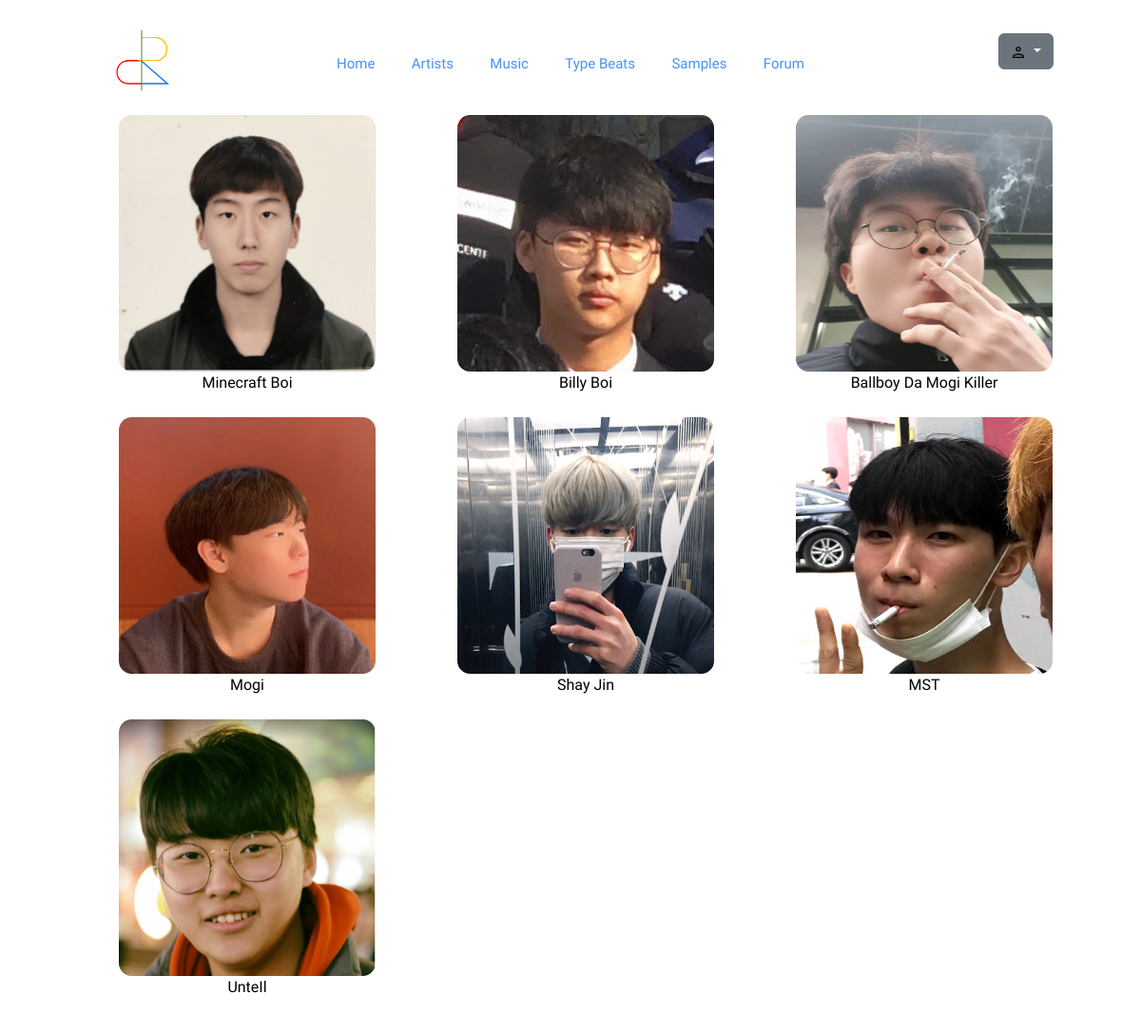
Page /ercf/artists on the committed database.
### ercf/models.py (models this page shows)
class Artist(models.Model):
    name = models.TextField()
    picture = models.ImageField(upload_to="images/")
    picture_url = models.TextField(null=True, default="?")
    appearsOn = models.TextField()

### ercf/views.py (the view)
# urls.py: path('artists', views.artists, name='artists'),
def artists(request):
    artists =  Artist.objects.all()
    for artist in artists:
        artist.picture_url = "/ercf" + artist.picture.url
    context = {"artists": artists}
    return render(request, "ercf/artists.html", context)

### ercf/templates/ercf/artists.html (shortened to what this page needs)
{% extends "ercf/layout.html" %}
{% load static %}
{% block body %}
<link rel="stylesheet" type="text/css" href="{% static 'styles/style.css' %}">
<div class="body" style="margin-top:-100px;">
    <ul>
            {% for artist in artists %}
                <li>
                <button id="myBtn" onclick="btn('{{ artist.name }}', '{{ artist.appearsOn }}')">
                    <img src="{{ artist.picture_url }}">
                    <p>{{ artist.name }}</p>
                </button>
                </li>
            {% endfor %}
    </ul>
</div>
{% endblock %}

### ercf/static/styles/style.css (style rules this page uses)
body { font-family: 'Tiro Kannada', serif; }

### ercf/templates/ercf/artists.html (style rules this page uses)
ul { display: grid; grid-gap: 0px; padding: 20; margin-left: 50px; margin-right: 50px; grid-template-columns: repeat(auto-fill, minmax(300px, 1fr)); list-style: none; }
ul li { display: flex; flex-flow: row wrap; justify-content: center; border: 3px solid white; }
img { width: 270px; height:270px; border-radius: 5%; }
p, h3 { text-align: center; }
button { border: none; background-color:white; }

### rows in the picture
Artist: shows a picture, name "Minecraft Boi"
Artist: shows a picture, name "Billy Boi"
Artist: shows a picture, name "Ballboy Da Mogi Killer"
Artist: shows a picture, name "Mogi"
Artist: shows a picture, name "Shay Jin"
Artist: shows a picture, name "MST"
Artist: shows a picture, name "UnteIl"
